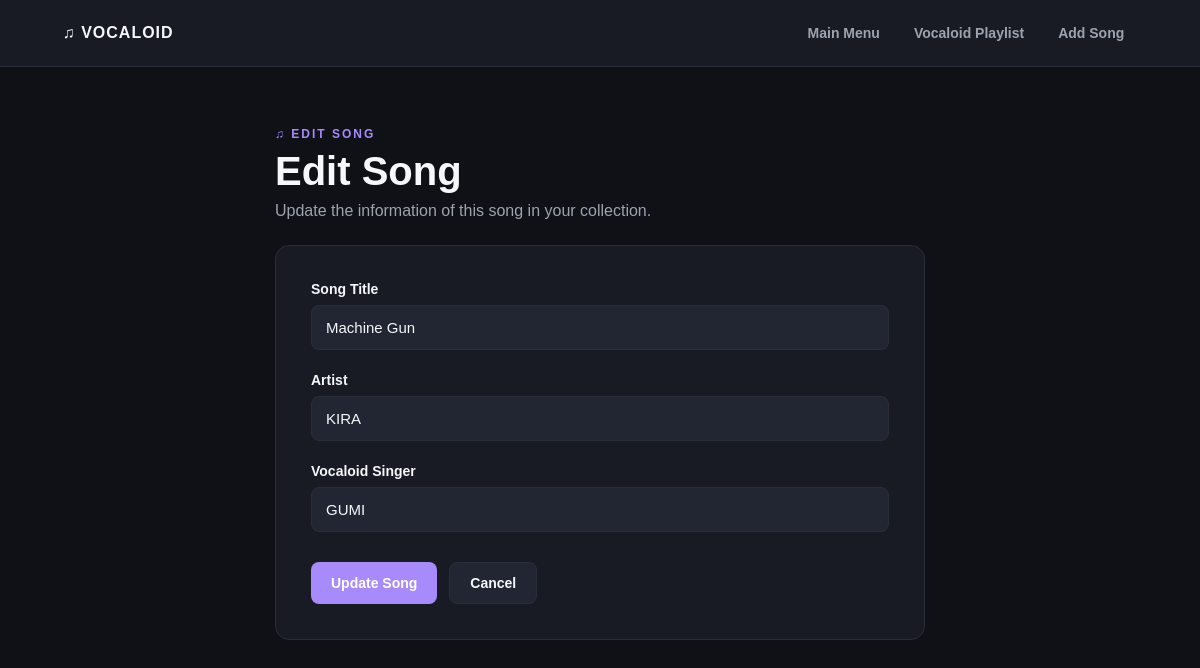
/pages/vplaylist_edit.php?id=4, run on the app's committed database.
### tables this page shows
CREATE TABLE `vplaylist` (
  `id` int(11) NOT NULL,
  `title` varchar(255) NOT NULL,
  `artist` varchar(255) NOT NULL,
  `vsinger` varchar(255) NOT NULL,
  `created_at` timestamp NOT NULL DEFAULT current_timestamp()
);

### pages/vplaylist_edit.php (the view, shortened to what this page needs)
<?php
include "../db.php";
$id = isset($_GET['id']) ? (int)$_GET['id'] : 0;
$result = mysqli_query(
    $conn,
    "SELECT title, artist, vsinger
     FROM vplaylist
     WHERE id=$id
     LIMIT 1"
);
$row = mysqli_fetch_assoc($result);
?>
<!doctype html>
<html lang="en">
<head>
    <link rel="stylesheet" href="../custom/editstyle.css">
</head>
<body>
<?php include "../nav.php"; ?>
<main class="edit-container">
    <section class="edit-header">
        <p class="eyebrow">♫ EDIT SONG</p>
        <h1>Edit Song</h1>
        <p>
            Update the information of this song in your collection.
        </p>
    </section>
    <section class="form-card">
        <form method="post">
            <div class="form-group">
                <label for="title">
                    Song Title
                </label>
                <input
                    type="text"
                    id="title"
                    name="title"
                    value="<?php echo htmlspecialchars($row['title']); ?>"
                    required
                >
            </div>
            <div class="form-group">
                <label for="artist">
                    Artist
                </label>
                <input
                    type="text"
                    id="artist"
                    name="artist"
                    value="<?php echo htmlspecialchars($row['artist']); ?>"
                    required
                >
            </div>
            <div class="form-group">
                <label for="vsinger">
                    Vocaloid Singer
                </label>
                <input
                    type="text"
                    id="vsinger"
                    name="vsinger"
                    value="<?php echo htmlspecialchars($row['vsinger']); ?>"
                    required
                >
            </div>
            <div class="form-actions">
                <button
                    type="submit"
                    name="save"
                    class="update-button"
                >
                    Update Song
                </button>
                <a
                    href="vplaylist_records.php"
                    class="cancel-button"
                >
                    Cancel
                </a>
            </div>
        </form>
    </section>
</main>
</body>
</html>

### custom/editstyle.css (style rules this page uses)
:root { --background: #0f1117; --surface: #181b24; --surface-hover: #222633; --cyan: #39d9ff; --purple: #a78bfa; --text: #f5f7fa; --muted: #9ca3af; --danger: #ff5c70; --border: #2a2e3a; }
* { box-sizing: border-box; margin: 0; padding: 0; }
body { min-height: 100vh; font-family: Arial, Helvetica, sans-serif; background: var(--background); color: var(--text); }
.edit-container { width: min(650px, 92%); margin: 60px auto; }
.edit-header { margin-bottom: 25px; }
.eyebrow { margin-bottom: 8px; font-size: 12px; font-weight: bold; letter-spacing: 2px; color: var(--purple); }
.edit-header h1 { margin-bottom: 8px; font-size: 40px; }
.edit-header p:last-child { color: var(--muted); }
.form-card { padding: 35px; border: 1px solid var(--border); border-radius: 14px; background: var(--surface); }
.form-group { margin-bottom: 22px; }
.form-group label { display: block; margin-bottom: 8px; font-size: 14px; font-weight: bold; }
.form-group input { width: 100%; padding: 13px 14px; border: 1px solid var(--border); border-radius: 8px; outline: none; font-size: 15px; color: var(--text); background: var(--surface-hover); transition: 0.2s ease; }
.form-actions { display: flex; gap: 12px; margin-top: 30px; }
.update-button, .cancel-button { padding: 12px 20px; border-radius: 8px; font-size: 14px; font-weight: bold; text-decoration: none; cursor: pointer; transition: 0.2s ease; }
.update-button { border: none; color: #ffffff; background: var(--purple); }
.cancel-button { border: 1px solid var(--border); color: var(--text); background: var(--surface-hover); }

### data on the page
vplaylist: title "Machine Gun", artist "KIRA", vsinger "GUMI"
